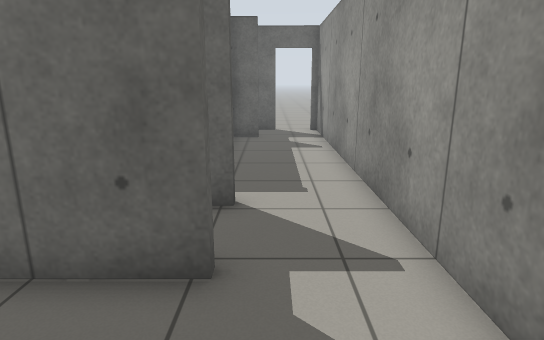
[1] (above)

17 first-person views from a walk through a world built for the Gazebo simulator. The camera is 1.2 m above the floor, tilts 14° down and sees 75° across. The floor is counted in squares, 0.5 m on a side. Each view is taken from the middle of a square. On the plan, view 1 faces up. The plan holds only what a view shows up to about 20 squares ahead; the rest is blank. The robots in the file are not drawn. Simple patterns stand in for the simulator's built-in surfaces.

[2]
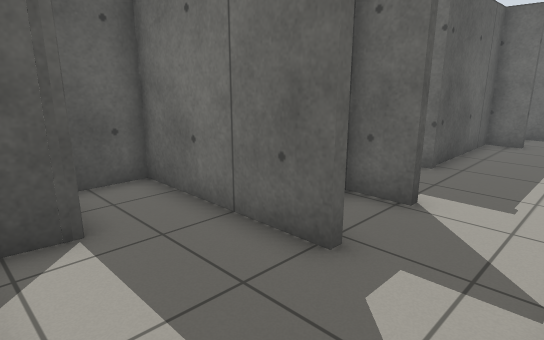

[3]
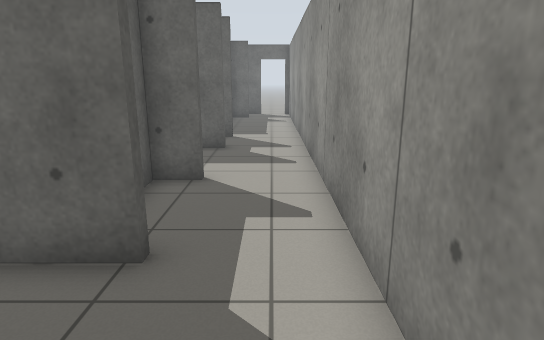

[4]
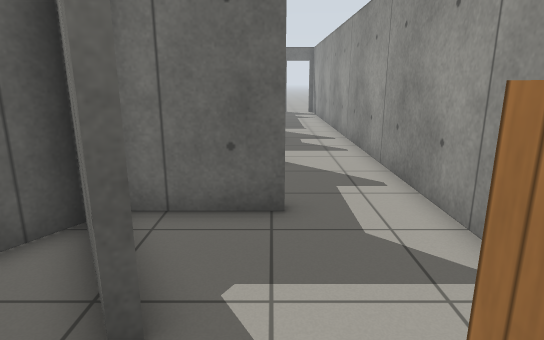

[5]
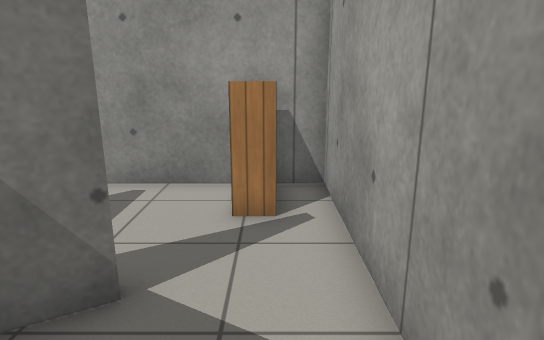

[6]
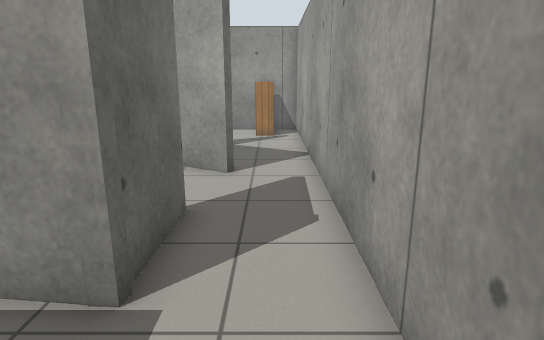

[7]
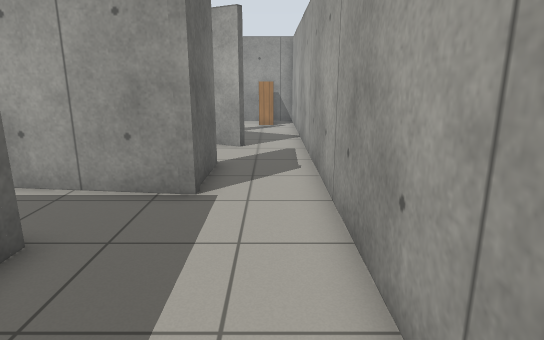

[8]
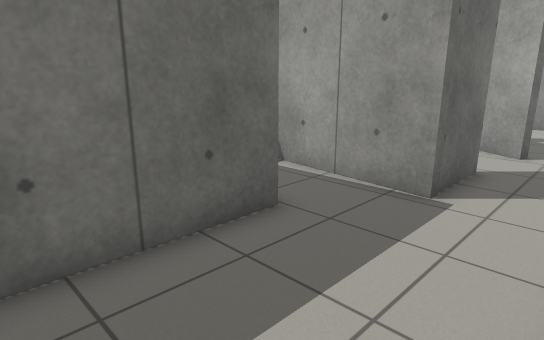

[9]
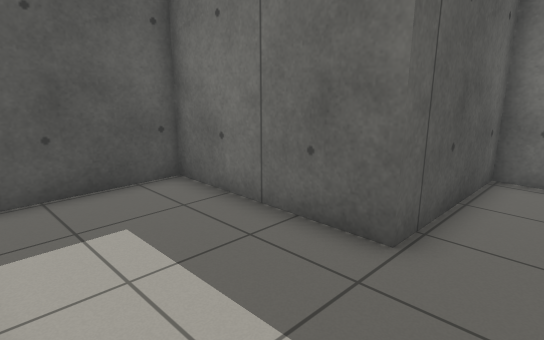

[10]
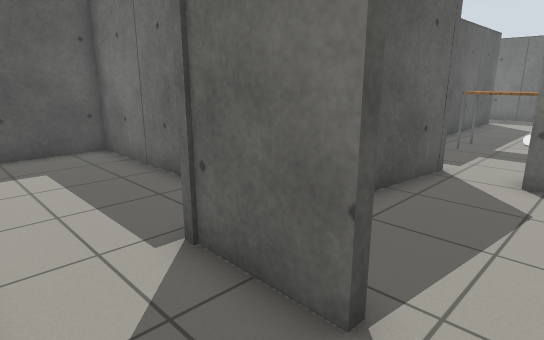

[11]
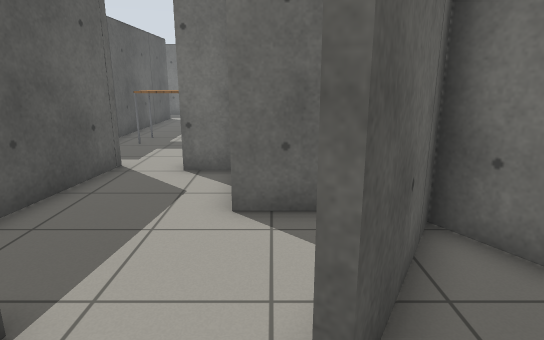

[12]
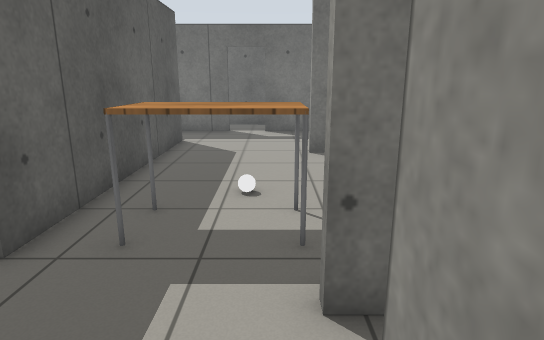

[13]
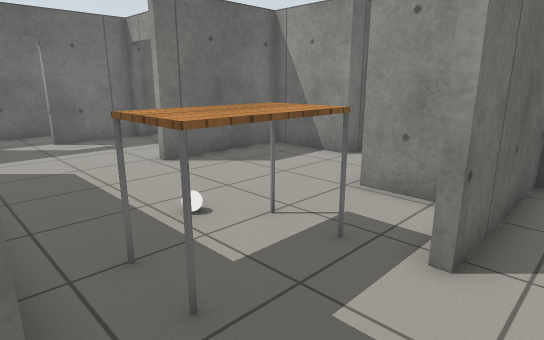

[14]
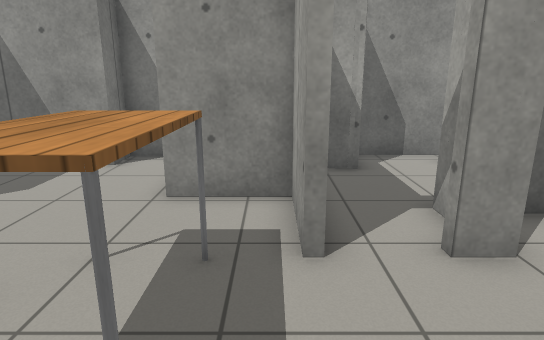

[15]
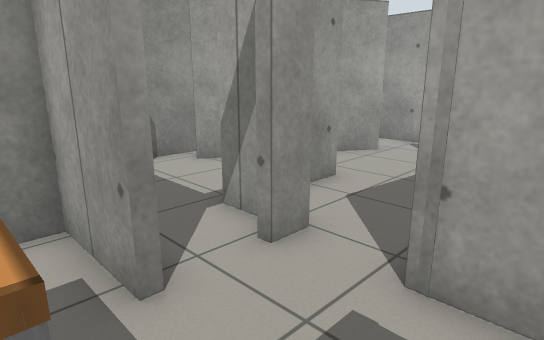

[16]
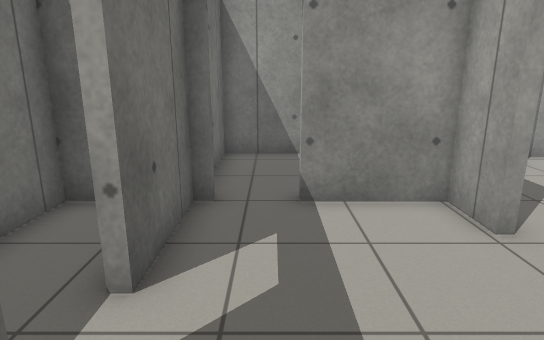

[17]
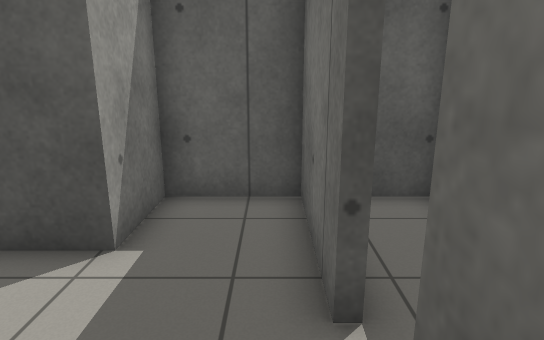

### Floor plan
Points are (right, up) in squares from view 1. A wall is a line through its corners. A room is listed if a view was taken in it or the views show most of it. See-through windows are left out.
Room 1 (views 1, 2, 3, 4)
walls: (-0.8, -0.4) (-2, -0.4) (-2, -1.1); (-0.8, 4.4) (-0.8, 4) (-6.5, 4) (-6.5, 2.2); (-3.7, 1.6) (-3.9, 0.4); (-0.6, 6.7) (-2.4, 6.7); (-0.8, -4.2) (-0.8, -4.6) (-3.7, -4.6); (-0.5, 15.6) (-1.8, 15.6) (-1.8, 10); (-3.4, -11.3) (2.3, -11.3) (2.3, 18.1); (0.3, 18.1) (-1, 18.1)
ways out: opening at (-3, -10) to room 2; open door at (1, 18)
objects: bookshelf (0, -10) to (2, -10)
Room 2 (views 5, 6, 7, 8, 9, 10, 11)
walls: (-9.5, -8.4) (-12.6, -8.3) (-12, -3.3); (-18.6, -11.3) (-3.4, -11.3); (-6.8, -8.9) (-5.9, -7.4); (-14, -1.1) (-15.1, -1.1) (-15.1, -6.3) (-21.1, -6.3) (-21.1, -10.2); (-2.4, -8.4) (-4.3, -5.2) (-6.5, -9)
ways out: opening at (-3, -10) to room 1; opening at (-8, -8) to room 3
Room 3 (views 12, 13, 14, 15, 16, 17)
walls: (-9.5, 1.6) (-6.8, 1.6) (-6.8, 4.4); (-12.9, -0.8) (-11.4, -0.8) (-11.9, -5); (-2.6, 5.1) (-2.6, 6.7) (-3.8, 6.7) (-3.8, 10.1) (-8.7, 10.1) (-8.7, 10.4) (-7.1, 10.4) (-7.1, 13.5); (-8.1, -1.4) (-9.5, -1.4) (-9.5, -0.5); (-7.1, 15.1) (-7.1, 15.6) (-10.3, 15.6); (-12, 15.6) (-16.2, 15.6) (-16.2, 12.7) (-13.7, 12.7) (-13.7, 2.5); (-6.1, -4.6) (-7.8, -4.6) (-7.8, -2.6)
ways out: opening at (-8, -8) to room 2; open door at (-9, 0.5) to room 4; open door at (-7, 14.5) to room 5; open door at (-11.5, 16) to room 6; open door at (-14, 9)
objects: table (-12, 3) to (-10, 4); white ball (-11, 6)
Room 4 (no view inside)
walls: (-4.3, -0.5) (-4.1, 1.3) (-9.5, 1.3); (-8.5, -1.1) (-7.4, -1.1); (-3.9, -3.9) (-3.4, -3.1); (-2.3, -4) (-2.3, -0.9)
ways out: open door at (-9, 0.5) to room 3
Room 5 (no view inside)
walls: (-6, 15.6) (-6.6, 15.6); (-2.1, 13) (-2.1, 15.6) (-4.5, 15.6)
ways out: open door at (-7, 14.5) to room 3
Room 6 (no view inside)
walls: (-16.2, 18.5) (-16.2, 17.1); (-7.1, 18.3) (-12.5, 18.4)
ways out: open door at (-11.5, 16) to room 3

Where each view was taken, in squares from view 1:
view 1: 0 up, 0 right, facing up
view 2: 0 up, 2 right, facing up-left
view 3: 9 down, 1 right, facing up
view 4: 11 down, 1 left, facing up
view 5: 10 down, 6 left, facing right
view 6: 10 down, 16 left, facing right
view 7: 10 down, 20 left, facing right
view 8: 11 down, 20 left, facing up-right
view 9: 11 down, 13 left, facing up-left
view 10: 11 down, 8 left, facing up-left
view 11: 11 down, 7 left, facing up
view 12: 2 down, 10 left, facing up
view 13: 0 up, 14 left, facing up-right
view 14: 2 up, 14 left, facing right
view 15: 3 up, 13 left, facing down-right
view 16: 14 up, 14 left, facing right
view 17: 15 up, 9 left, facing left
